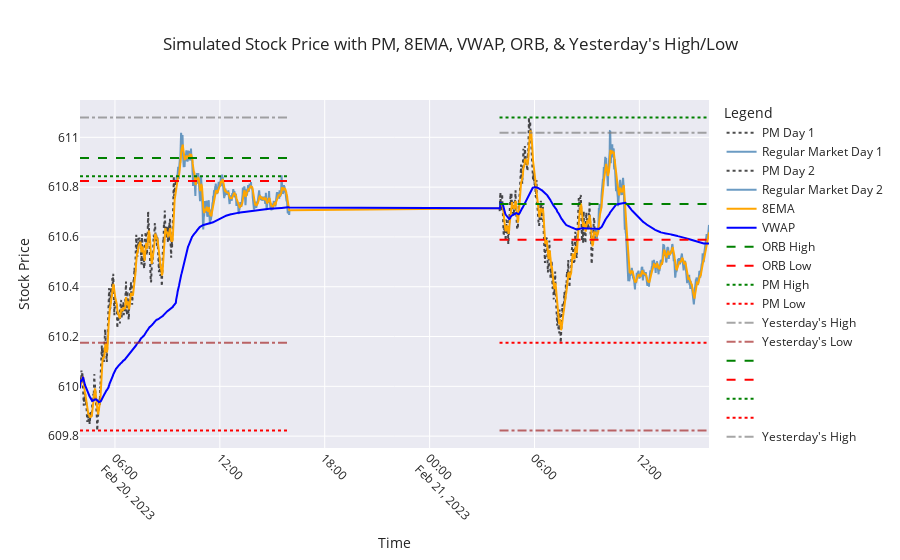

Source (notebook cell):
### Markdown cell above
# Imports and Custom Modules

This section of the notebook imports essential libraries and custom modules required for data analysis and visualization:

- **Standard Libraries**:
    - `sys`: Provides access to system-specific parameters and functions.
    - `pandas`: Used for data manipulation and analysis.
    - `random`: Generates random numbers for simulation purposes.
    - `datetime`: Handles date and time operations.

- **Custom Modules**:
    - `generate_signals`: A custom module for generating trading signals based on stock data.
    - `generate_candlestick_df`: A custom module for formatting data for candlestick chart generation.

### Code cell
!pip install polygon-api-client
import sys
import pandas as pd
import random
from datetime import datetime, timedelta
from generate_signals import generate_signals  # Importing signal generation function

### Figure 1 — Plotly figure (JSON) as saved in the notebook; plotly's stock layout.template omitted (floating-point values rounded to 4 significant figures; data arrays with more than 128 entries replaced by an {"elided": "..."} marker saying what was removed)
{"data": [{"line": {"color": "black", "dash": "dot"}, "mode": "lines", "name": "PM Day 1", "opacity": 0.7, "type": "scatter", "x": {"elided": "330 str values"}, "y": {"elided": "330 float values"}}, {"line": {"color": "steelblue"}, "mode": "lines", "name": "Regular Market Day 1", "opacity": 0.8, "type": "scatter", "x": {"elided": "390 str values"}, "y": {"elided": "390 float values"}}, {"line": {"color": "black", "dash": "dot"}, "mode": "lines", "name": "PM Day 2", "opacity": 0.7, "type": "scatter", "x": {"elided": "330 str values"}, "y": {"elided": "330 float values"}}, {"line": {"color": "steelblue"}, "mode": "lines", "name": "Regular Market Day 2", "opacity": 0.8, "type": "scatter", "x": {"elided": "390 str values"}, "y": {"elided": "390 float values"}}, {"line": {"color": "orange"}, "mode": "lines", "name": "8EMA", "type": "scatter", "x": {"elided": "1440 str values"}, "y": {"elided": "1440 float values"}}, {"line": {"color": "blue"}, "mode": "lines", "name": "VWAP", "type": "scatter", "x": {"elided": "1440 str values"}, "y": {"elided": "1440 float values"}}, {"line": {"color": "green", "dash": "dash"}, "mode": "lines", "name": "ORB High", "type": "scatter", "x": {"elided": "720 str values"}, "y": {"elided": "720 float values"}}, {"line": {"color": "red", "dash": "dash"}, "mode": "lines", "name": "ORB Low", "type": "scatter", "x": {"elided": "720 str values"}, "y": {"elided": "720 float values"}}, {"line": {"color": "green", "dash": "dot"}, "mode": "lines", "name": "PM High", "type": "scatter", "x": {"elided": "720 str values"}, "y": {"elided": "720 float values"}}, {"line": {"color": "red", "dash": "dot"}, "mode": "lines", "name": "PM Low", "type": "scatter", "x": {"elided": "720 str values"}, "y": {"elided": "720 float values"}}, {"line": {"color": "gray", "dash": "dashdot"}, "mode": "lines", "name": "Yesterday's High", "opacity": 0.7, "type": "scatter", "x": ["2023-02-20T04:00:00", "2023-02-20T15:59:00"], "y": [611.1, 611.1]}, {"line": {"color": "brown", "dash": "dashdot"}, "mode": "lines", "name": "Yesterday's Low", "opacity": 0.7, "type": "scatter", "x": ["2023-02-20T04:00:00", "2023-02-20T15:59:00"], "y": [610.2, 610.2]}, {"line": {"color": "green", "dash": "dash"}, "mode": "lines", "name": "", "type": "scatter", "x": {"elided": "720 str values"}, "y": {"elided": "720 float values"}}, {"line": {"color": "red", "dash": "dash"}, "mode": "lines", "name": "", "type": "scatter", "x": {"elided": "720 str values"}, "y": {"elided": "720 float values"}}, {"line": {"color": "green", "dash": "dot"}, "mode": "lines", "name": "", "type": "scatter", "x": {"elided": "720 str values"}, "y": {"elided": "720 float values"}}, {"line": {"color": "red", "dash": "dot"}, "mode": "lines", "name": "", "type": "scatter", "x": {"elided": "720 str values"}, "y": {"elided": "720 float values"}}, {"line": {"color": "gray", "dash": "dashdot"}, "mode": "lines", "name": "Yesterday's High", "opacity": 0.7, "type": "scatter", "x": ["2023-02-21T04:00:00", "2023-02-21T15:59:00"], "y": [611.0, 611.0]}, {"line": {"color": "brown", "dash": "dashdot"}, "mode": "lines", "name": "Yesterday's Low", "opacity": 0.7, "type": "scatter", "x": ["2023-02-21T04:00:00", "2023-02-21T15:59:00"], "y": [609.8, 609.8]}], "layout": {"legend": {"title": {"text": "Legend"}}, "title": {"text": "Simulated Stock Price with PM, 8EMA, VWAP, ORB, & Yesterday's High/Low"}, "xaxis": {"anchor": "y", "domain": [0, 1], "tickangle": 45, "title": {"text": "Time"}}, "yaxis": {"anchor": "x", "domain": [0, 1], "title": {"text": "Stock Price"}}}}
